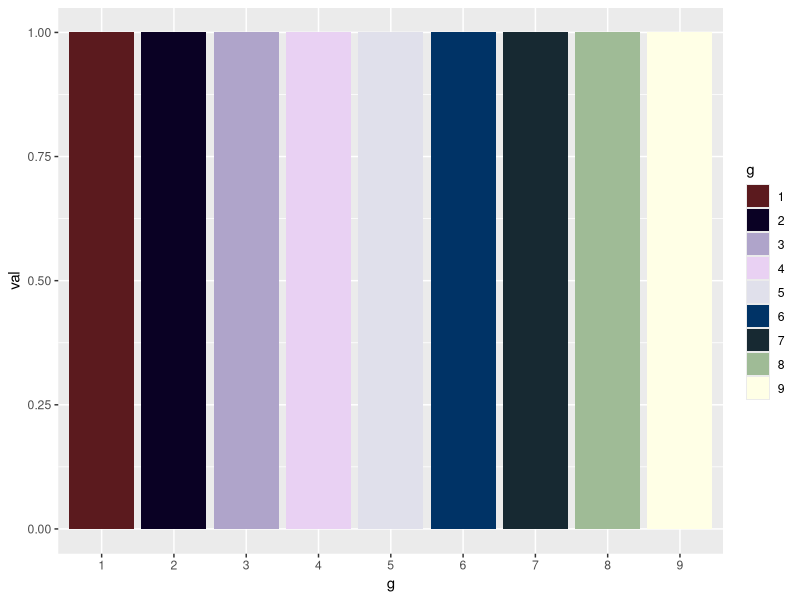
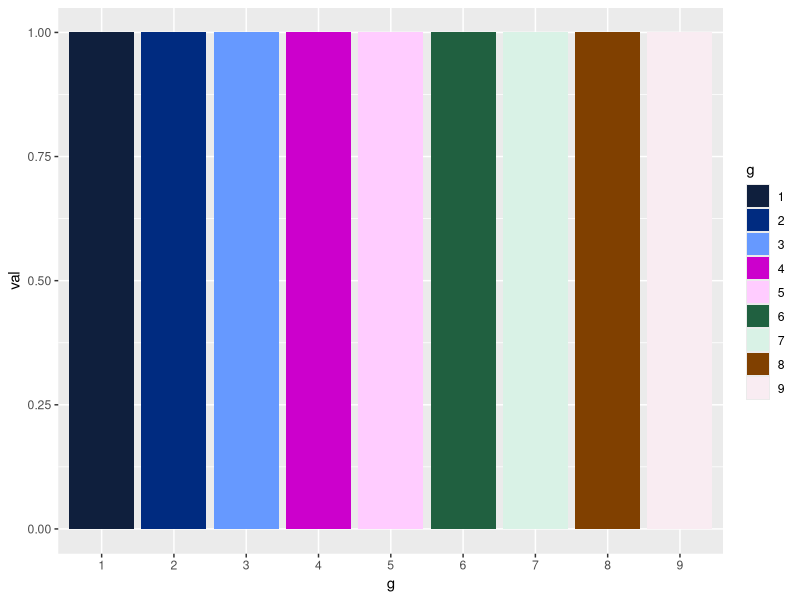
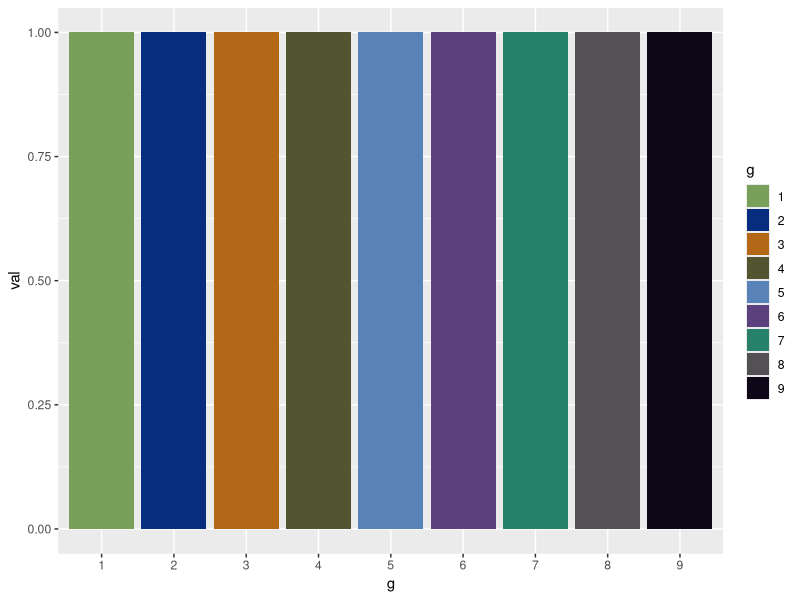
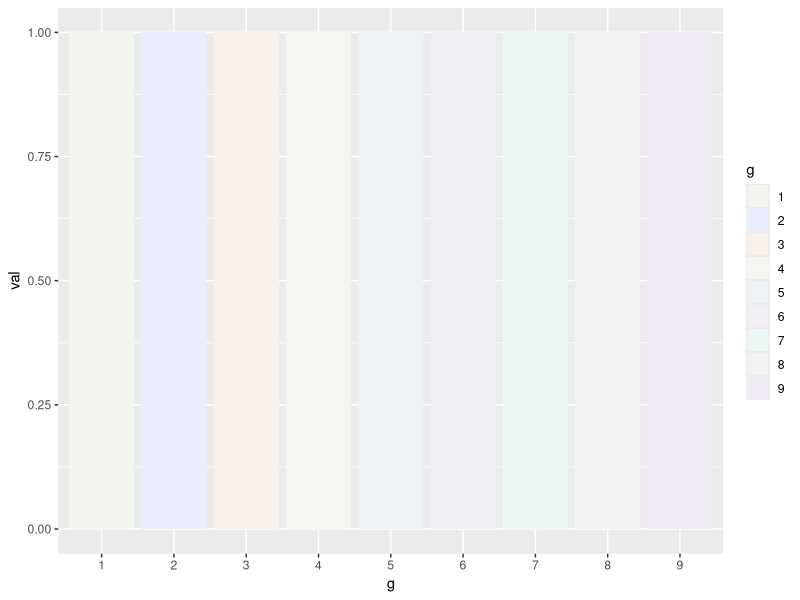

The R script that drew these images, in order:
## Colors
library(RColorBrewer)
library(rstudioapi)
library(fBasics)
library(grDevices)
library(ggplot2)

## Test data
## Test discrete colors
test_discrete <- function(pal) {
  test_data <- data.frame(val = rep(1, 9),
                          g = as.factor(seq(1, 9)))
  
  ggplot(data = test_data, aes(x = g, 
                               y = val, 
                               group = g,
                               fill = g)) +
    geom_bar(stat = "identity") +
    scale_fill_manual(values = pal)
}

## Mollymauk Tealeaf
dark_purple <- c("#0a0124", "#12042e", "#000417", "#020721", "#10051c")
light_purple <- c("#afa4ca", "#af9dde", "#c89ae3")
v_light_purple <- c("#e9d1f3")
red <- c("#5b1a1e", "#590f20", "#540714")
green <- c("#40463e")
teal <- c("#172932")
light_green <- c("#9fbb96")
gold <- c("#d59252")
gray_blue <- c("#2e2c3c")
mollymauk_pal <- c("#5b1a1e", 
                   "#0a0124", 
                   "#afa4ca", 
                   "#e9d1f3",
                   "#e0e0eb",
                   "#003366",
                   "#172932", 
                   "#9fbb96", 
                   "#ffffe6")

jester_pal <- c("#0f1f3d",
                "#002b80",
                "#6699ff",
                "#cc00cc",
                "#ffccff",
                "#206040",
                "#d9f2e6",
                "#804000",
                "#f9ecf2")

mighty_nein <- c("#78a05a",
                 "#072d7f",
                 "#b36817",
                 #"#b34817", #old caleb
                 "#525530",
                 "#5882b8",
                 "#5b417d",
                 "#26806a",
                 "#535154",
                 "#0e0717",
                 "#c47e9d")

mighty_nein_medium <- c("#cadabe",
                        "#9ebbfa",
                        "#f3bea5",
                        "#d8dabe",
                        "#b8c9e0",
                        "#cabcdc",
                        "#b0e8da",
                        "#cccbcd",
                        "#c8b1e7",
                        "#dfb9ca") ## TODO get medium tone here

mighty_nein_light <- c("#f2f6ef",
                       "#e7eefe",
                       "#fcefe8",
                       "#f5f6ef",
                       "#edf2f7",
                       "#f2eef6",
                       "#ebf9f6",
                       "#f2f2f3",
                       "#f1ebf9",
                       "#efdce5")

mighty_nein_dark_to_light <- 
  as.data.frame(as.matrix(rbind(as.character(mighty_nein_light),
                                as.character(mighty_nein))))

mighty_nein_dark_to_medium <- 
  as.data.frame(as.matrix(rbind(as.character(mighty_nein_medium),
                                as.character(mighty_nein))))
colnames(mighty_nein_dark_to_light) <-
  colnames(mighty_nein_dark_to_medium) <-
  c("Travis",
    "Marisha",
    "Liam",
    "Sam",
    "Laura",
    "Taliesin",
    "Taliesin2",
    "Ashley",
    "Matt",
    "Taliesin3")

discrete_mighty_nein_colors <-
  c("Travis0" = as.character(mighty_nein_dark_to_medium$Travis[1]),
    "Travis1" = as.character(mighty_nein_dark_to_medium$Travis[2]),
    "Marisha0" = as.character(mighty_nein_dark_to_medium$Marisha[1]),
    "Marisha1" = as.character(mighty_nein_dark_to_medium$Marisha[2]),
    "Liam0" = as.character(mighty_nein_dark_to_medium$Liam[1]),
    "Liam1" = as.character(mighty_nein_dark_to_medium$Liam[2]),
    "Sam0" = as.character(mighty_nein_dark_to_medium$Sam[1]),
    "Sam1" = as.character(mighty_nein_dark_to_medium$Sam[2]),
    "Laura0" = as.character(mighty_nein_dark_to_medium$Laura[1]),
    "Laura1" = as.character(mighty_nein_dark_to_medium$Laura[2]),
    "Taliesin0" = as.character(mighty_nein_dark_to_medium$Taliesin[1]),
    "Taliesin1" = as.character(mighty_nein_dark_to_medium$Taliesin[2]),
    "Taliesin3" = as.character(mighty_nein_dark_to_medium$Taliesin3[1]),
    "Taliesin4" = as.character(mighty_nein_dark_to_medium$Taliesin3[2]),
    "Ashley0" = as.character(mighty_nein_dark_to_medium$Ashley[1]),
    "Ashley1" = as.character(mighty_nein_dark_to_medium$Ashley[2]))

discrete_mighty_nein_colors_by_char <-
  c("Fjord0" = as.character(mighty_nein_dark_to_medium$Travis[1]),
    "Fjord1" = as.character(mighty_nein_dark_to_medium$Travis[2]),
    "Beau0" = as.character(mighty_nein_dark_to_medium$Marisha[1]),
    "Beau1" = as.character(mighty_nein_dark_to_medium$Marisha[2]),
    "Caleb0" = as.character(mighty_nein_dark_to_medium$Liam[1]),
    "Caleb1" = as.character(mighty_nein_dark_to_medium$Liam[2]),
    "Nott0" = as.character(mighty_nein_dark_to_medium$Sam[1]),
    "Nott1" = as.character(mighty_nein_dark_to_medium$Sam[2]),
    "Jester0" = as.character(mighty_nein_dark_to_medium$Laura[1]),
    "Jester1" = as.character(mighty_nein_dark_to_medium$Laura[2]),
    "Molly0" = as.character(mighty_nein_dark_to_medium$Taliesin[1]),
    "Molly1" = as.character(mighty_nein_dark_to_medium$Taliesin[2]),
    "Caduceus0" = as.character(mighty_nein_dark_to_medium$Taliesin3[1]),
    "Caduceus1" = as.character(mighty_nein_dark_to_medium$Taliesin3[2]),
    "Yasha0" = as.character(mighty_nein_dark_to_medium$Ashley[1]),
    "Yasha1" = as.character(mighty_nein_dark_to_medium$Ashley[2]))

single_mighty_nein_colors <-
  c("Fjord" = as.character(mighty_nein_dark_to_medium$Travis[2]),
    "Beau" = as.character(mighty_nein_dark_to_medium$Marisha[2]),
    "Caleb" = as.character(mighty_nein_dark_to_medium$Liam[2]),
    "Nott" = as.character(mighty_nein_dark_to_medium$Sam[2]),
    "Jester" = as.character(mighty_nein_dark_to_medium$Laura[2]),
    "Molly" = as.character(mighty_nein_dark_to_medium$Taliesin[2]),
    "Caduceus" = as.character(mighty_nein_dark_to_medium$Taliesin3[2]),
    "Yasha" = as.character(mighty_nein_dark_to_medium$Ashley[2]))


test_discrete(mollymauk_pal)
test_discrete(jester_pal)
test_discrete(mighty_nein)
test_discrete(mighty_nein_light)
